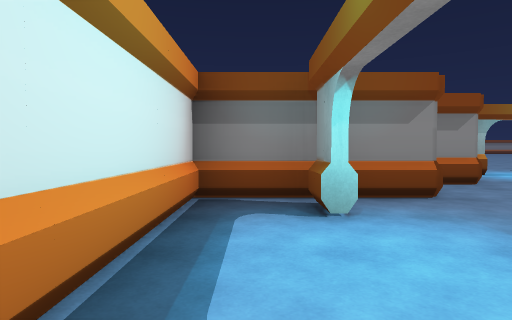
View 1 (above)

24 first-person views from a walk through a 3-D level made in the Unity game engine. The camera is 1.2 m above the floor, tilts 2° down and sees 75° across. The floor is counted in squares, 2 m on a side. Each view is taken from the middle of a square. On the plan, view 1 faces up. The plan holds only what a view shows up to about 10 squares ahead; the rest is blank. The place goes on beyond the plan. The player is left out. Door leaves are left out, so doorways stand open.

View 2
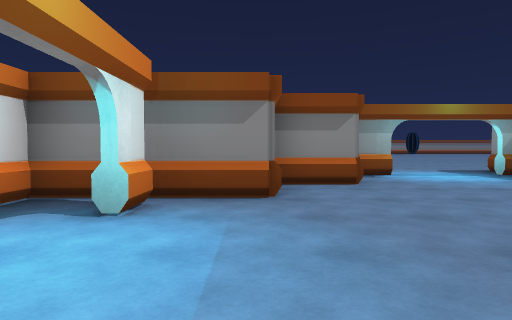

View 3
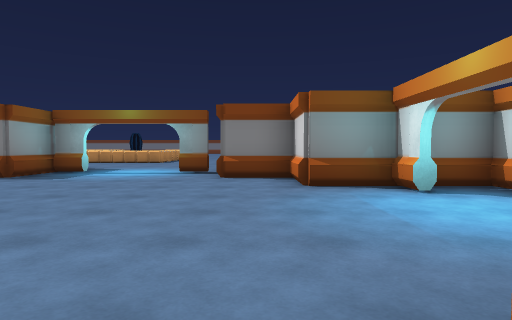

View 4
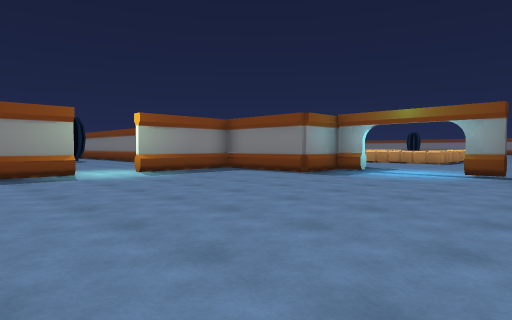

View 5
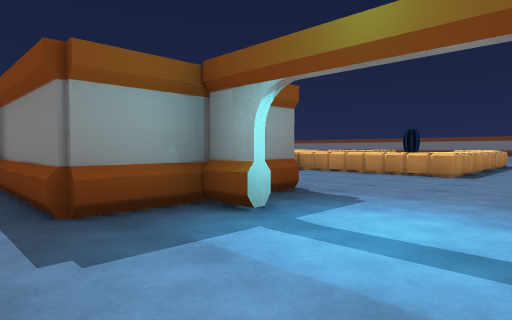

View 6
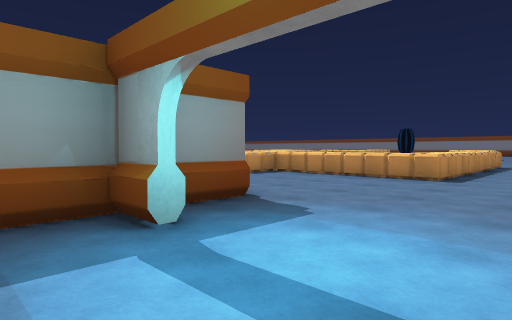

View 7
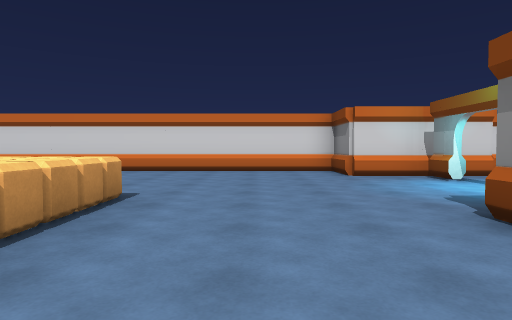

View 8
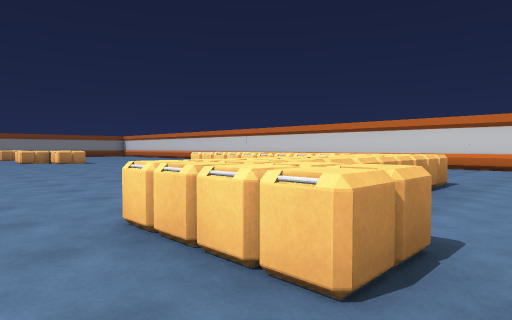

View 9
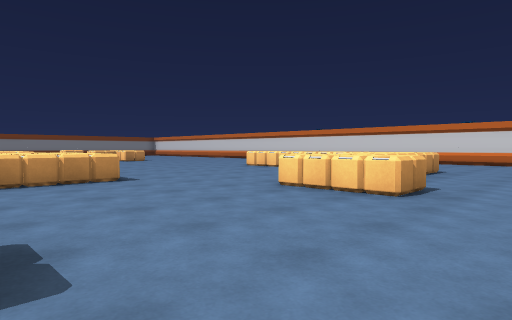

View 10
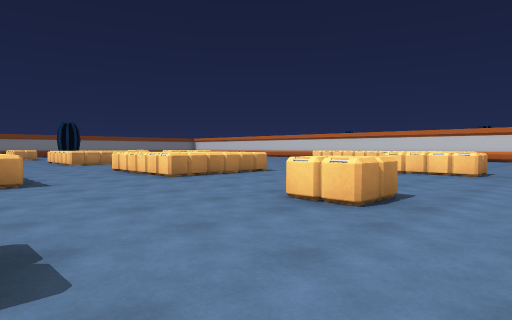

View 11
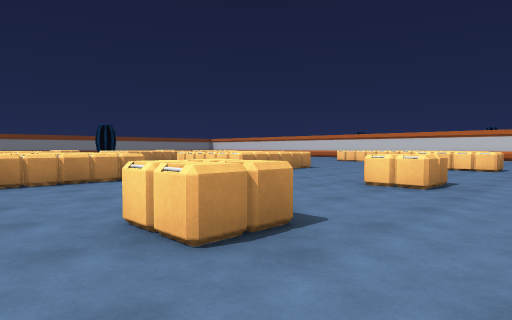

View 12
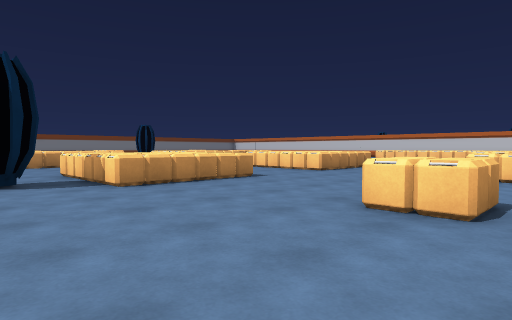

View 13
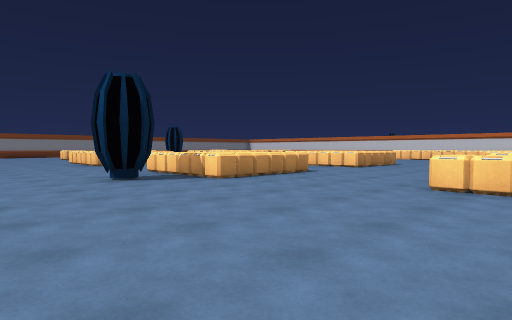

View 14
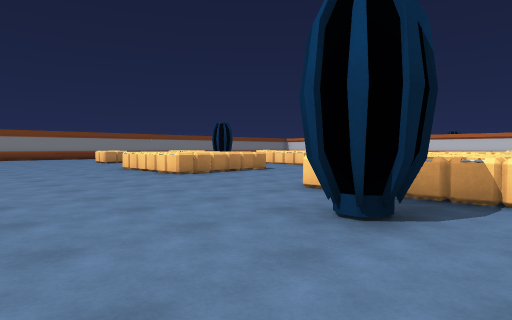

View 15
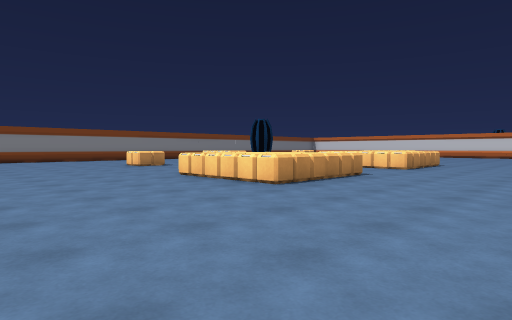

View 16
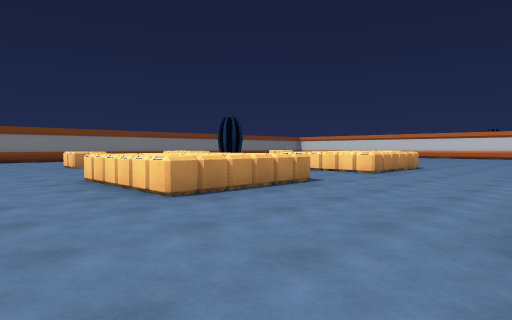

View 17
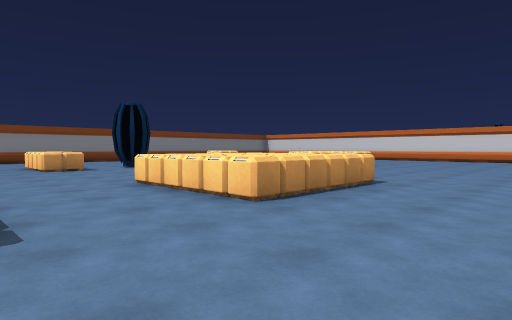

View 18
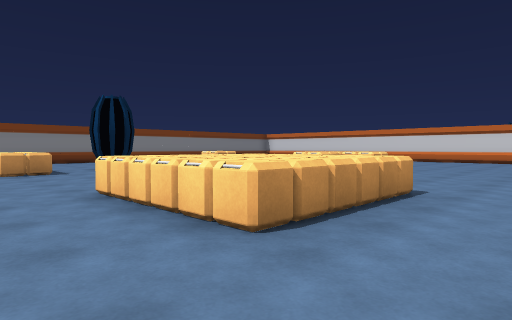

View 19
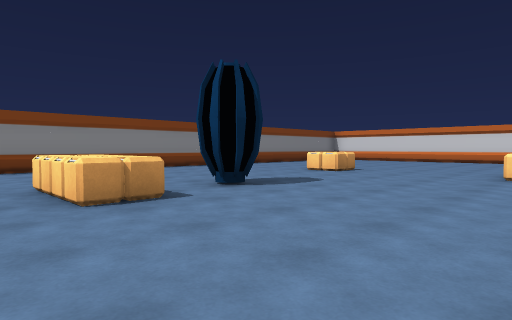

View 20
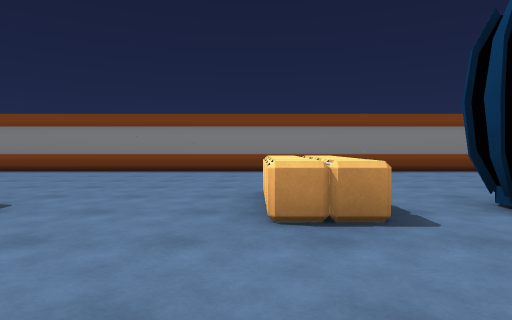

View 21
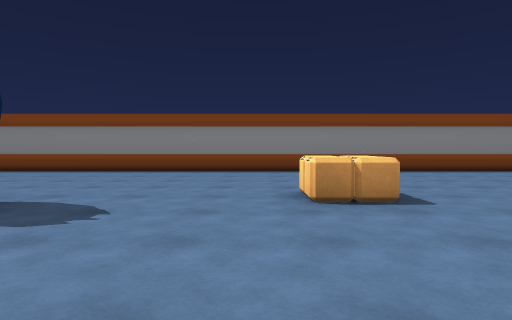

View 22
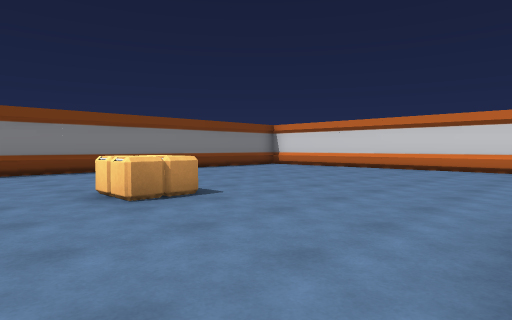

View 23
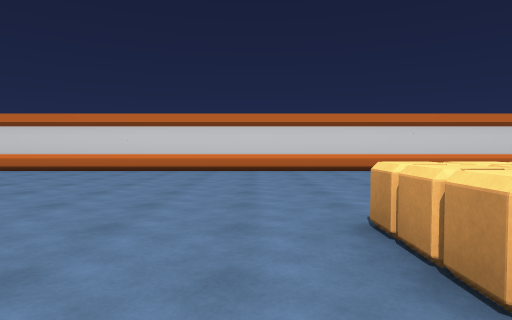

View 24
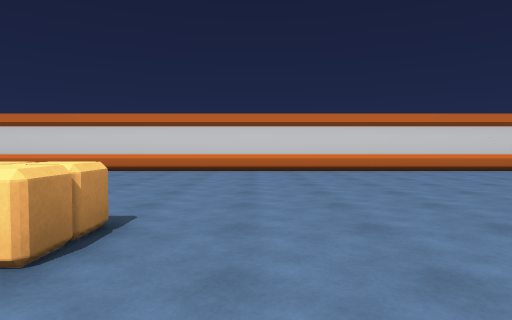

### Floor plan
Points are (right, up) in squares from view 1. A wall is a line through its corners. A room is listed if a view was taken in it or the views show most of it. See-through windows are left out.
Room 1 (views 1, 2, 3, 4, 5)
walls: (3.9, 5.5) (2.2, 5.5); (2.4, 4) (-0.8, 4) (-0.8, -0.3) (2.2, -0.3) (2.2, -1.8) (3.7, -1.8); (8.1, -1.8) (11.1, -1.8) (11.1, 1.1); (11.1, 2.5) (11.1, 4)
ways out: opening at (5, -1) to room 2; open door at (6.2, -3) to room 2; open door at (0.8, 1.6); open door at (6.2, 7); open door at (11, 2)
objects: other object (1, 0); other object (1, 3); other object (5, 7)
Room 2 (views 6, 7, 8, 9, 10, 11, 12, 13, 14, 15, 16, 17, 18, 19, 20, 21, 22, 23, 24)
walls: (8.1, -5.1) (8.1, -3.4); (4.2, -31.8) (23.7, -31.8); (3.7, -1.8) (3.7, -5) (2.2, -5) (2.2, -30.7)
ways out: opening at (5, -1) to room 1; open door at (6.2, -3) to room 1
objects: other object (5, -3); other object (7, -14); other object (7, -13); other object (7, -12); other object (7, -11); crate (7, -10); crate (7, -9); other object (8, -14); other object (8, -13); other object (8, -12); other object (8, -11); other object (8, -10); crate (8, -9); crate (9, -23); other object (9, -22); crate (9, -21); crate (9, -9); crate (10, -27); crate (10, -23); other object (10, -22); crate (10, -9); crate (11, -9); crate (11, -8); crate (12, -9); crate (12, -8); other object (14, -27) to (14, -26); other object (14, -21); other object (14, -20); crate (14, -19); other object (14, -14); crate (14, -12); other object (15, -21); other object (15, -20); crate (15, -19); other object (15, -13); crate (15, -12); other object (16, -27); crate (16, -26); crate (16, -21); crate (16, -20); crate (16, -19); crate (16, -15); crate (16, -14); crate (16, -13); crate (16, -12); crate (16, -8); crate (17, -27); crate (17, -26); crate (17, -8); other object (19, -20); crate (19, -19); other object (19, -15); other object (19, -14); other object (19, -13); crate (19, -12); crate (20, -19); other object (20, -15); other object (20, -14); other object (20, -13); crate (20, -12); crate (20, -8); crate (21, -26); other object (21, -20); crate (21, -19); other object (21, -14); other object (21, -13); crate (21, -12); crate (21, -8); crate (22, -21); crate (22, -20); crate (22, -19); crate (22, -15); crate (22, -14); crate (22, -13); other object (23, -14) to (23, -13)

Where each view was taken, in squares from view 1:
view 1: 0 up, 0 right, facing up
view 2: 0 up, 2 right, facing up
view 3: 5 up, 3 right, facing down
view 4: 5 up, 3 right, facing down-right
view 5: 1 down, 5 right, facing down-right
view 6: 2 down, 5 right, facing down-right
view 7: 7 down, 11 right, facing left
view 8: 7 down, 13 right, facing down-left
view 9: 6 down, 16 right, facing down-left
view 10: 6 down, 20 right, facing down-left
view 11: 6 down, 22 right, facing down-left
view 12: 7 down, 24 right, facing down-left
view 13: 7 down, 26 right, facing down-left
view 14: 12 down, 26 right, facing down-left
view 15: 15 down, 26 right, facing down-left
view 16: 15 down, 24 right, facing down-left
view 17: 16 down, 19 right, facing down-left
view 18: 17 down, 18 right, facing down-left
view 19: 22 down, 18 right, facing down-left
view 20: 23 down, 17 right, facing down
view 21: 23 down, 11 right, facing down
view 22: 23 down, 12 right, facing down-left
view 23: 24 down, 11 right, facing left
view 24: 20 down, 11 right, facing left
